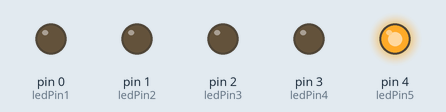
Simulated run of this sketch. Board: Arduino Uno, built with avr-gcc and run on an emulated ATmega328P. On the bench: output pins drawn as LEDs (lit = HIGH).

Above: at 0.5 s.
At 1.15 s:
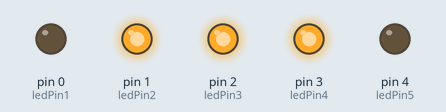
At 1.42 s:
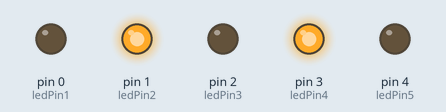
At 1.67 s:
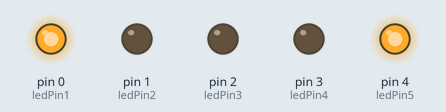
At 2.9 s:
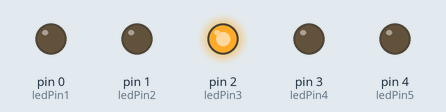
At 4.12 s:
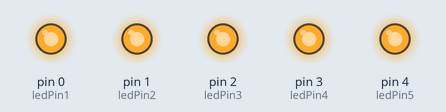
Timing chart, 0 to 4.9 s (numbered marks = the images above):
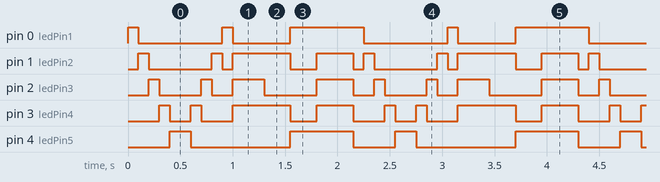

The sketch:

running_led.ino
```cpp
int ledPin1 = 0;
int ledPin2 = 1;
int ledPin3 = 2;
int ledPin4 = 3;
int ledPin5 = 4;
// type data yang berfungsi sebagai penyimpan bilangan bulat

void setup()
{
pinMode(ledPin1, OUTPUT);
pinMode(ledPin2, OUTPUT);
pinMode(ledPin3, OUTPUT);
pinMode(ledPin4, OUTPUT);
pinMode(ledPin5, OUTPUT);
// menjadikan PIN 0, 1, 2, 3, dan 4 sebagai OUTPUT
}

void loop()
// Menyalakan LED sacara bergilir
{
digitalWrite(ledPin1, HIGH);
digitalWrite(ledPin2, LOW);
digitalWrite(ledPin3, LOW);
digitalWrite(ledPin4, LOW);
digitalWrite(ledPin5, LOW);
delay(100);
digitalWrite(ledPin1, LOW);
digitalWrite(ledPin2, HIGH);
digitalWrite(ledPin3, LOW);
digitalWrite(ledPin4, LOW);
digitalWrite(ledPin5, LOW);
delay(100);
digitalWrite(ledPin1, LOW);
digitalWrite(ledPin2, LOW);
digitalWrite(ledPin3, HIGH);
digitalWrite(ledPin4, LOW);
digitalWrite(ledPin5, LOW);
delay(100);
digitalWrite(ledPin1, LOW);
digitalWrite(ledPin2, LOW);
digitalWrite(ledPin3, LOW);
digitalWrite(ledPin4, HIGH);
digitalWrite(ledPin5, LOW);
delay(100);
digitalWrite(ledPin1, LOW);
digitalWrite(ledPin2, LOW);
digitalWrite(ledPin3, LOW);
digitalWrite(ledPin4, LOW);
digitalWrite(ledPin5, HIGH);
delay(100);
//MODE 2
digitalWrite(ledPin1, LOW);
digitalWrite(ledPin2, LOW);
digitalWrite(ledPin3, LOW);
digitalWrite(ledPin4, LOW);
digitalWrite(ledPin5, HIGH);
delay(100);
digitalWrite(ledPin1, LOW);
digitalWrite(ledPin2, LOW);
digitalWrite(ledPin3, LOW);
digitalWrite(ledPin4, HIGH);
digitalWrite(ledPin5, LOW);
delay(100);
digitalWrite(ledPin1, LOW);
digitalWrite(ledPin2, LOW);
digitalWrite(ledPin3, HIGH);
digitalWrite(ledPin4, LOW);
digitalWrite(ledPin5, LOW);
delay(100);
digitalWrite(ledPin1, LOW);
digitalWrite(ledPin2, HIGH);
digitalWrite(ledPin3, LOW);
digitalWrite(ledPin4, LOW);
digitalWrite(ledPin5, LOW);
delay(100);
digitalWrite(ledPin1, HIGH);
digitalWrite(ledPin2, LOW);
digitalWrite(ledPin3, LOW);
digitalWrite(ledPin4, LOW);
digitalWrite(ledPin5, LOW);
delay(100);
//MODE 3
digitalWrite(ledPin1, LOW);
digitalWrite(ledPin2, HIGH);
digitalWrite(ledPin3, HIGH);
digitalWrite(ledPin4, HIGH);
digitalWrite(ledPin5, LOW);
delay(300);
//MODE 4
digitalWrite(ledPin1, LOW);
digitalWrite(ledPin2, HIGH);
digitalWrite(ledPin3, LOW);
digitalWrite(ledPin4, HIGH);
digitalWrite(ledPin5, LOW);
delay(250);
digitalWrite(ledPin1, HIGH);
digitalWrite(ledPin2, LOW);
digitalWrite(ledPin3, LOW);
digitalWrite(ledPin4, LOW);
digitalWrite(ledPin5, HIGH);
delay(250);
//MODE 5
digitalWrite(ledPin1, HIGH);
digitalWrite(ledPin2, HIGH);
digitalWrite(ledPin3, HIGH);
digitalWrite(ledPin4, HIGH);
digitalWrite(ledPin5, HIGH);
delay(350);
}
```

Measured:
- by itself, pin 0 (ledPin1): repeats every 2.2 s: LOW 0.80 s, HIGH 0.10 s, LOW 0.55 s, HIGH 0.70 s
- by itself, pin 1 (ledPin2): repeats every 2.2 s: LOW 0.60 s, HIGH 0.10 s, LOW 0.10 s, HIGH 0.55 s, LOW 0.25 s, HIGH 0.35 s, LOW 0.10 s, HIGH 0.10 s
- by itself, pin 2 (ledPin3): repeats every 2.2 s: LOW 0.40 s, HIGH 0.10 s, LOW 0.20 s, HIGH 0.30 s, LOW 0.50 s, HIGH 0.35 s, LOW 0.20 s, HIGH 0.10 s
- by itself, pin 3 (ledPin4): repeats every 2.2 s: LOW 0.20 s, HIGH 0.10 s, LOW 0.30 s, HIGH 0.55 s, LOW 0.25 s, HIGH 0.35 s, LOW 0.30 s, HIGH 0.10 s
- by itself, pin 4 (ledPin5): repeats every 2.2 s: LOW 0.95 s, HIGH 0.60 s, LOW 0.40 s, HIGH 0.20 s
